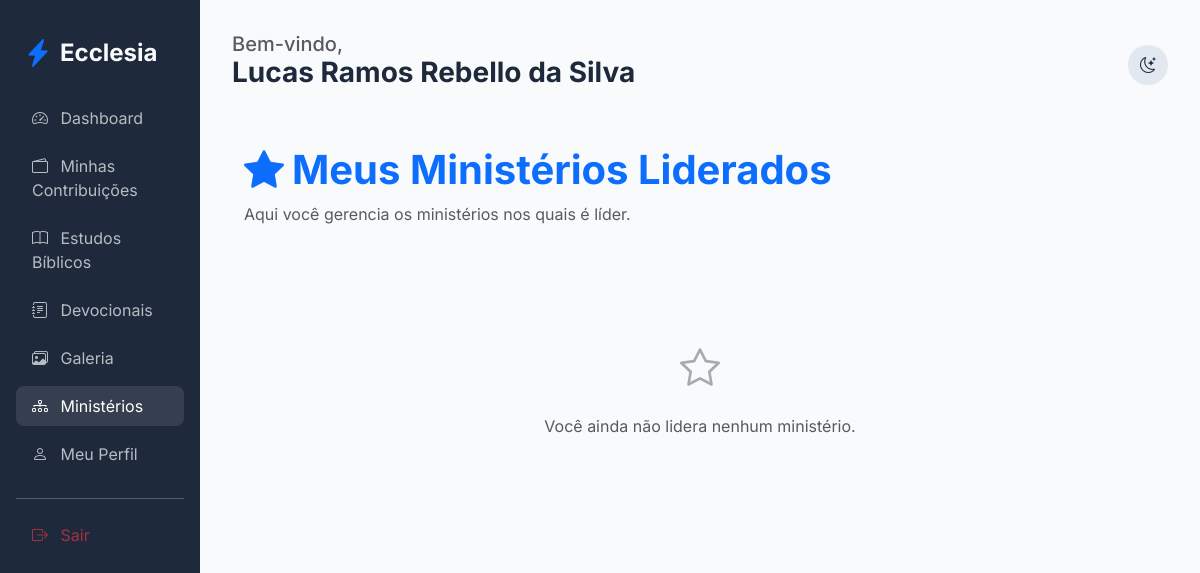
/members/ministries/led-by-me (signed in), run on an earlier commit of the app's database.
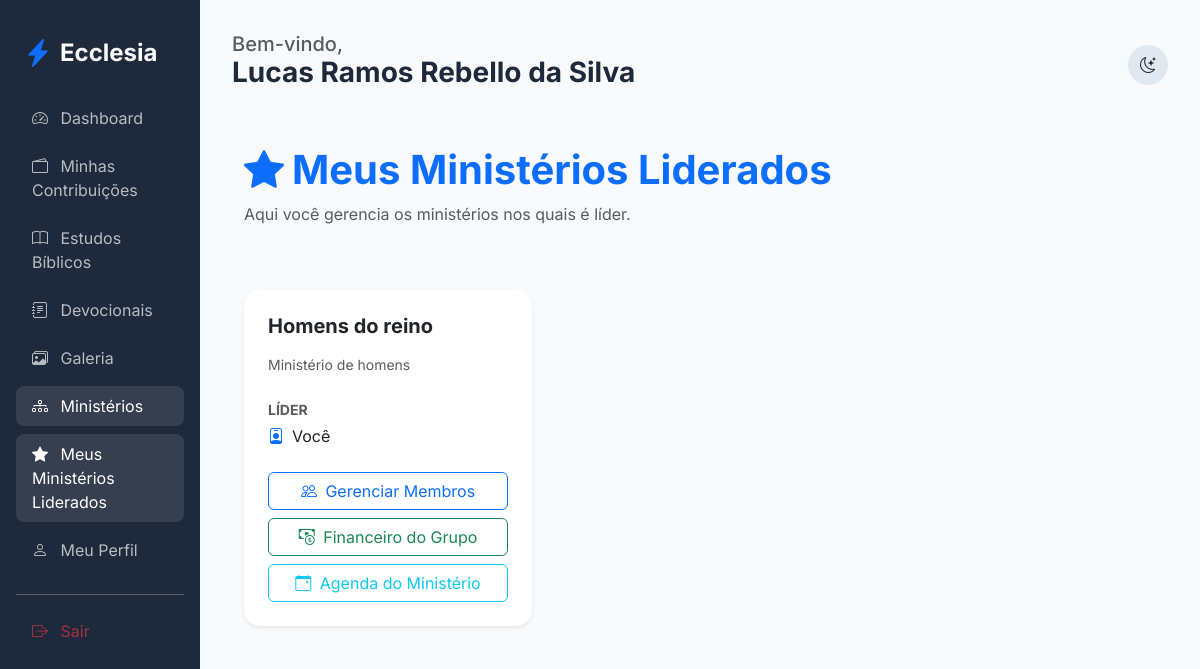
And on a later commit of the database.
### app/core/models.py (models this page shows)
class Ministry(db.Model):
    id = db.Column(db.Integer, primary_key=True)
    name = db.Column(db.String(100), nullable=False)
    description = db.Column(db.Text)
    church_id = db.Column(db.Integer, db.ForeignKey('church.id'))
    leader_id = db.Column(db.Integer, db.ForeignKey('user.id'), nullable=True)
    events = db.relationship('Event', backref='ministry', lazy=True)
    leader = db.relationship('User', foreign_keys=[leader_id])
    transactions = db.relationship('MinistryTransaction', backref='ministry', lazy=True)

### app/modules/members/routes.py (the view)
@members_bp.route('/ministries/led-by-me')
@login_required
def my_led_ministries():
    led_ministries = Ministry.query.filter_by(leader_id=current_user.id).all()
    return render_template('members/my_led_ministries.html', led_ministries=led_ministries)

### app/templates/members/my_led_ministries.html
{% extends "base.html" %}
{% block content %}
<div class="container py-4">
    <div class="d-flex justify-content-between align-items-center mb-5">
        <div>
            <h1 class="fw-bold text-primary"><i class="bi bi-star-fill me-2"></i>Meus Ministérios Liderados</h1>
            <p class="text-muted">Aqui você gerencia os ministérios nos quais é líder.</p>
        </div>
    </div>
    <div class="row g-4">
        {% for ministry in led_ministries %}
        <div class="col-md-6 col-lg-4">
            <div class="card h-100 border-0 shadow-sm">
                <div class="card-body p-4">
                    <h5 class="fw-bold mb-3">{{ ministry.name }}</h5>
                    <p class="text-muted small mb-4">{{ ministry.description or 'Sem descrição' }}</p>
                    <div class="mb-4">
                        <label class="small fw-bold text-muted d-block mb-1">LÍDER</label>
                        <div class="d-flex align-items-center">
                            <i class="bi bi-person-badge me-2 text-primary"></i>
                            <span>Você</span>
                        </div>
                    </div>
                    <div class="d-grid gap-2">
                        <a href="{{ url_for('members.ministry_manage_members', ministry_id=ministry.id) }}" class="btn btn-outline-primary">
                            <i class="bi bi-people me-1"></i> Gerenciar Membros
                        </a>
                        <a href="{{ url_for('finance.ministry_finance', ministry_id=ministry.id) }}" class="btn btn-outline-success">
                            <i class="bi bi-cash-coin me-1"></i> Financeiro do Grupo
                        </a>
                        <a href="{{ url_for('members.ministry_agenda', ministry_id=ministry.id) }}" class="btn btn-outline-info">
                            <i class="bi bi-calendar-event me-1"></i> Agenda do Ministério
                        </a>
                    </div>
                </div>
            </div>
        </div>
        {% else %}
        <div class="col-12 text-center py-5">
            <i class="bi bi-star fs-1 text-muted opacity-50 d-block mb-3"></i>
            <p class="text-muted">Você ainda não lidera nenhum ministério.</p>
        </div>
        {% endfor %}
    </div>
</div>
{% endblock %}

### app/templates/base.html (shortened to what the changed rows need)
<!DOCTYPE html>
<html lang="pt-BR">
<head>
    <link href="https://cdn.jsdelivr.net/npm/bootstrap@5.3.0/dist/css/bootstrap.min.css" rel="stylesheet">
    <link href="https://cdn.jsdelivr.net/npm/bootstrap-icons@1.10.0/font/bootstrap-icons.css" rel="stylesheet">
    <link rel="stylesheet" href="{{ url_for('static', filename='css/premium.css') }}">
</head>
<body>
    <div class="container-fluid">
        <div class="row">
            {% if current_user.is_authenticated %}
            <div class="col-md-3 col-lg-2 sidebar d-none d-md-block">
                <nav class="nav flex-column">
                    <a class="nav-link {{ 'active' if request.endpoint == 'members.dashboard' }}" href="{{ url_for('members.dashboard') }}">
                        <i class="bi bi-speedometer2 me-2"></i> Dashboard
                    </a>
                    <a class="nav-link {{ 'active' if request.endpoint == 'finance.member_finance' }}" href="{{ url_for('finance.member_finance') }}">
                        <i class="bi bi-wallet2 me-2"></i> Minhas Contribuições
                    </a>
                    <a class="nav-link {{ 'active' if request.endpoint == 'edification.studies' }}" href="{{ url_for('edification.studies') }}">
                        <i class="bi bi-book me-2"></i> Estudos Bíblicos
                    </a>
                    <a class="nav-link {{ 'active' if request.endpoint == 'edification.devotionals' }}" href="{{ url_for('edification.devotionals') }}">
                        <i class="bi bi-journal-text me-2"></i> Devocionais
                    </a>
                    <a class="nav-link {{ 'active' if 'gallery' in request.endpoint }}" href="{{ url_for('edification.gallery') }}">
                        <i class="bi bi-images me-2"></i> Galeria
                    </a>
                    <a class="nav-link {{ 'active' if 'ministries' in request.endpoint }}" href="{{ url_for('members.list_ministries') }}">
                        <i class="bi bi-diagram-3 me-2"></i> Ministérios
                    </a>
                    {% if current_user.is_authenticated %}
                        {% set has_led_ministries = namespace(value=false) %}
                        {% for ministry in current_user.ministries %}
                            {% if ministry.leader_id == current_user.id %}
                                {% set has_led_ministries.value = true %}
                            {% endif %}
                        {% endfor %}
                        {% if has_led_ministries.value %}
                        <a class="nav-link {{ 'active' if 'my_led_ministries' in request.endpoint }}" href="{{ url_for('members.my_led_ministries') }}">
                            <i class="bi bi-star-fill me-2"></i> Meus Ministérios Liderados
                        </a>
                        {% endif %}
                    {% endif %}
                    <a class="nav-link" href="{{ url_for('members.profile') }}">
                        <i class="bi bi-person me-2"></i> Meu Perfil
                    </a>
                    <hr class="my-3 opacity-25">
                    <a class="nav-link text-danger" href="{{ url_for('auth.logout') }}">
                        <i class="bi bi-box-arrow-right me-2"></i> Sair
                    </a>
                </nav>
            </div>
            {% endif %}
            <div class="col-md-9 col-lg-10 main-content {{ 'mx-auto' if not current_user.is_authenticated }}">
                {% block content %}{% endblock %}
            </div>
        </div>
    </div>
</body>
</html>

What changed in the data, as far as the page shows it:
added Ministry: name "Homens do reino", description "Ministério de homens"
Also different on the page:
text no longer shown: "Você ainda não lidera nenhum ministério."
text now shown: "Meus Ministérios Liderados"
